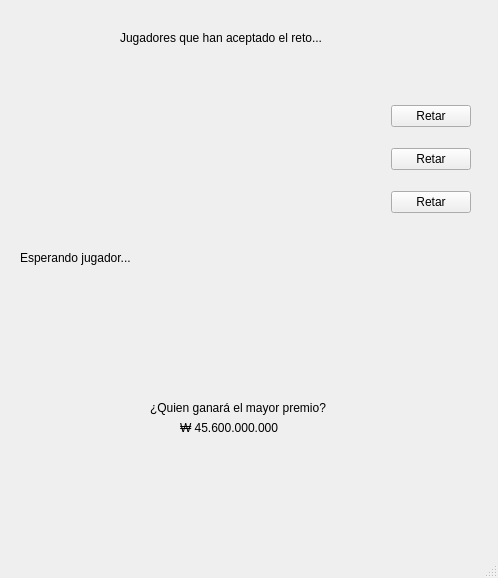
<?xml version="1.0" encoding="UTF-8"?>
<ui version="4.0">
 <class>MainWindow</class>
 <widget class="QMainWindow" name="MainWindow">
  <property name="enabled">
   <bool>true</bool>
  </property>
  <property name="geometry">
   <rect>
    <x>0</x>
    <y>0</y>
    <width>498</width>
    <height>578</height>
   </rect>
  </property>
  <property name="minimumSize">
   <size>
    <width>498</width>
    <height>578</height>
   </size>
  </property>
  <property name="maximumSize">
   <size>
    <width>498</width>
    <height>578</height>
   </size>
  </property>
  <property name="windowTitle">
   <string>Sala principal</string>
  </property>
  <widget class="QWidget" name="centralwidget">
   <widget class="QLabel" name="label">
    <property name="geometry">
     <rect>
      <x>120</x>
      <y>30</y>
      <width>261</width>
      <height>16</height>
     </rect>
    </property>
    <property name="text">
     <string>Jugadores que han aceptado el reto...</string>
    </property>
   </widget>
   <widget class="QWidget" name="verticalLayoutWidget">
    <property name="geometry">
     <rect>
      <x>20</x>
      <y>90</y>
      <width>451</width>
      <height>141</height>
     </rect>
    </property>
    <layout class="QVBoxLayout" name="verticalLayout">
     <item>
      <layout class="QHBoxLayout" name="horizontalLayout">
       <item>
        <widget class="QLabel" name="lbl_p1">
         <property name="text">
          <string/>
         </property>
        </widget>
       </item>
       <item>
        <spacer name="horizontalSpacer_2">
         <property name="orientation">
          <enum>Qt::Horizontal</enum>
         </property>
         <property name="sizeHint" stdset="0">
          <size>
           <width>40</width>
           <height>20</height>
          </size>
         </property>
        </spacer>
       </item>
       <item>
        <widget class="QPushButton" name="btn_p1">
         <property name="enabled">
          <bool>true</bool>
         </property>
         <property name="text">
          <string>Retar</string>
         </property>
        </widget>
       </item>
      </layout>
     </item>
     <item>
      <layout class="QHBoxLayout" name="horizontalLayout_2">
       <item>
        <widget class="QLabel" name="lbl_p2">
         <property name="text">
          <string/>
         </property>
        </widget>
       </item>
       <item>
        <spacer name="horizontalSpacer_6">
         <property name="orientation">
          <enum>Qt::Horizontal</enum>
         </property>
         <property name="sizeHint" stdset="0">
          <size>
           <width>40</width>
           <height>20</height>
          </size>
         </property>
        </spacer>
       </item>
       <item>
        <widget class="QPushButton" name="btn_p2">
         <property name="enabled">
          <bool>true</bool>
         </property>
         <property name="text">
          <string>Retar</string>
         </property>
        </widget>
       </item>
      </layout>
     </item>
     <item>
      <layout class="QHBoxLayout" name="horizontalLayout_3">
       <item>
        <widget class="QLabel" name="lbl_p3">
         <property name="text">
          <string/>
         </property>
        </widget>
       </item>
       <item>
        <spacer name="horizontalSpacer_5">
         <property name="orientation">
          <enum>Qt::Horizontal</enum>
         </property>
         <property name="sizeHint" stdset="0">
          <size>
           <width>40</width>
           <height>20</height>
          </size>
         </property>
        </spacer>
       </item>
       <item>
        <widget class="QPushButton" name="btn_p3">
         <property name="enabled">
          <bool>true</bool>
         </property>
         <property name="text">
          <string>Retar</string>
         </property>
        </widget>
       </item>
      </layout>
     </item>
    </layout>
   </widget>
   <widget class="QLabel" name="lbl_status">
    <property name="geometry">
     <rect>
      <x>20</x>
      <y>250</y>
      <width>131</width>
      <height>16</height>
     </rect>
    </property>
    <property name="text">
     <string>Esperando jugador...</string>
    </property>
   </widget>
   <widget class="QLabel" name="label_7">
    <property name="geometry">
     <rect>
      <x>150</x>
      <y>400</y>
      <width>201</width>
      <height>16</height>
     </rect>
    </property>
    <property name="text">
     <string>¿Quien ganará el mayor premio?</string>
    </property>
   </widget>
   <widget class="QLabel" name="label_8">
    <property name="geometry">
     <rect>
      <x>180</x>
      <y>420</y>
      <width>111</width>
      <height>16</height>
     </rect>
    </property>
    <property name="text">
     <string>₩ 45.600.000.000</string>
    </property>
   </widget>
   <widget class="QLabel" name="label_9">
    <property name="geometry">
     <rect>
      <x>140</x>
      <y>430</y>
      <width>171</width>
      <height>111</height>
     </rect>
    </property>
    <property name="text">
     <string/>
    </property>
    <property name="pixmap">
     <pixmap>../Sprites/Decoraciones/tarjeta.png</pixmap>
    </property>
    <property name="scaledContents">
     <bool>true</bool>
    </property>
   </widget>
  </widget>
  <widget class="QMenuBar" name="menubar">
   <property name="geometry">
    <rect>
     <x>0</x>
     <y>0</y>
     <width>498</width>
     <height>26</height>
    </rect>
   </property>
  </widget>
  <widget class="QStatusBar" name="statusbar"/>
 </widget>
 <resources/>
 <connections/>
</ui>
